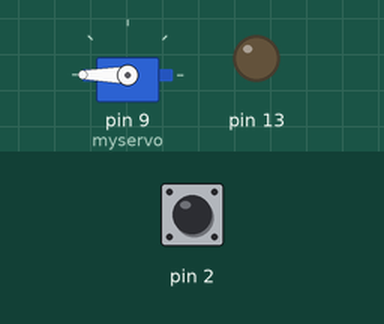
Simulated run of this sketch. Board: Arduino Uno, built with avr-gcc and run on an emulated ATmega328P. Parts: servo, output pins drawn as LEDs (lit = HIGH). The test bench sets the inputs (shaded band); at power-on: pin 2 HIGH.

Above: at 1.7 s.
1.8 s: pin 2 pulled LOW for 1 s
At 3.2 s:
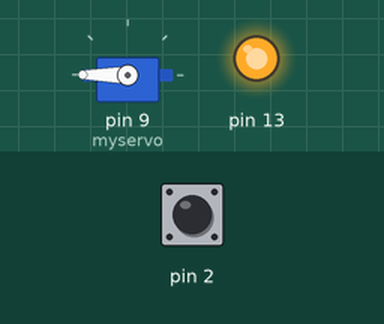
4.3 s: pin 2 pulled LOW for 3.2 s
At 4.42 s:
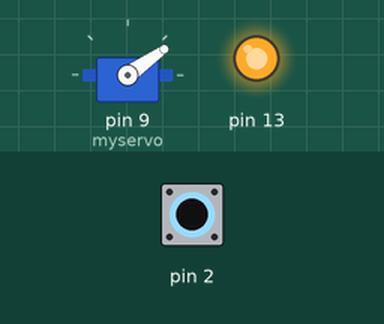
Timing chart, 0 to 8.7 s (numbered marks = the images above; inputs shaded):
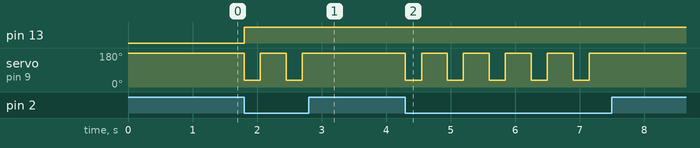

Measured:
- after the input at 1.8 s, pin 13: LOW → HIGH at once; servo on pin 9 (myservo): alternates 180° for 0.40 s and 35° for 0.25 s, 4 changes in all, then stays 180°, starting at once
- after the input at 4.3 s, servo on pin 9 (myservo): alternates 180° for 0.40 s and 35° for 0.25 s, 10 changes in all, then stays 180°, starting at once

The sketch:

Nerf.ino
```cpp
#include <Servo.h>

Servo myservo;

int pos =90;

//Back position 150
//front position 45

void setup() {

  pinMode(2, INPUT_PULLUP);
  pinMode(13, OUTPUT);

  myservo.attach(9);
  myservo.write(180);
  delay(500);
}

void loop() {

  if(digitalRead(2) == 0){
    myservo.write(35);
    digitalWrite(13,HIGH);
    delay(250);
    myservo.write(180);
    delay(400);
  }


}
```
